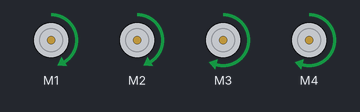
Bench run of a sketch on a simulated Arduino Uno, built with avr-gcc and run on an emulated ATmega328P. Parts: 4 × DC motor (green arrow = forward, orange = backward, longer = faster). What the sketch prints to the serial monitor is not drawn.

Above: at 0.1 s.
Timing chart, 0 to 1.6 s (numbered marks = the images above):
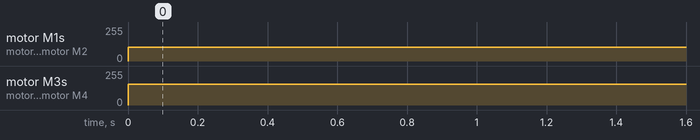

Measured:
- by itself, motor M1, motor M2: stopped → forward 105/255 at 0.00 s
- by itself, motor M3, motor M4: stopped → forward 155/255 at 0.00 s

The sketch:

test_motor.ino
```cpp
#include<AFMotor.h>
AF_DCMotor motor1(1);
AF_DCMotor motor2(2);
AF_DCMotor motor3(3);
AF_DCMotor motor4(4);

void setup() {
Serial.begin(9600);

}

void loop() {

int i=105;
int j=155;

motor1.setSpeed(i);
motor1.run(FORWARD);
motor2.setSpeed(i);
motor2.run(FORWARD);
motor3.setSpeed(j);
motor3.run(FORWARD);
motor4.setSpeed(j);
motor4.run(FORWARD);
Serial.print("forward");

}
```
